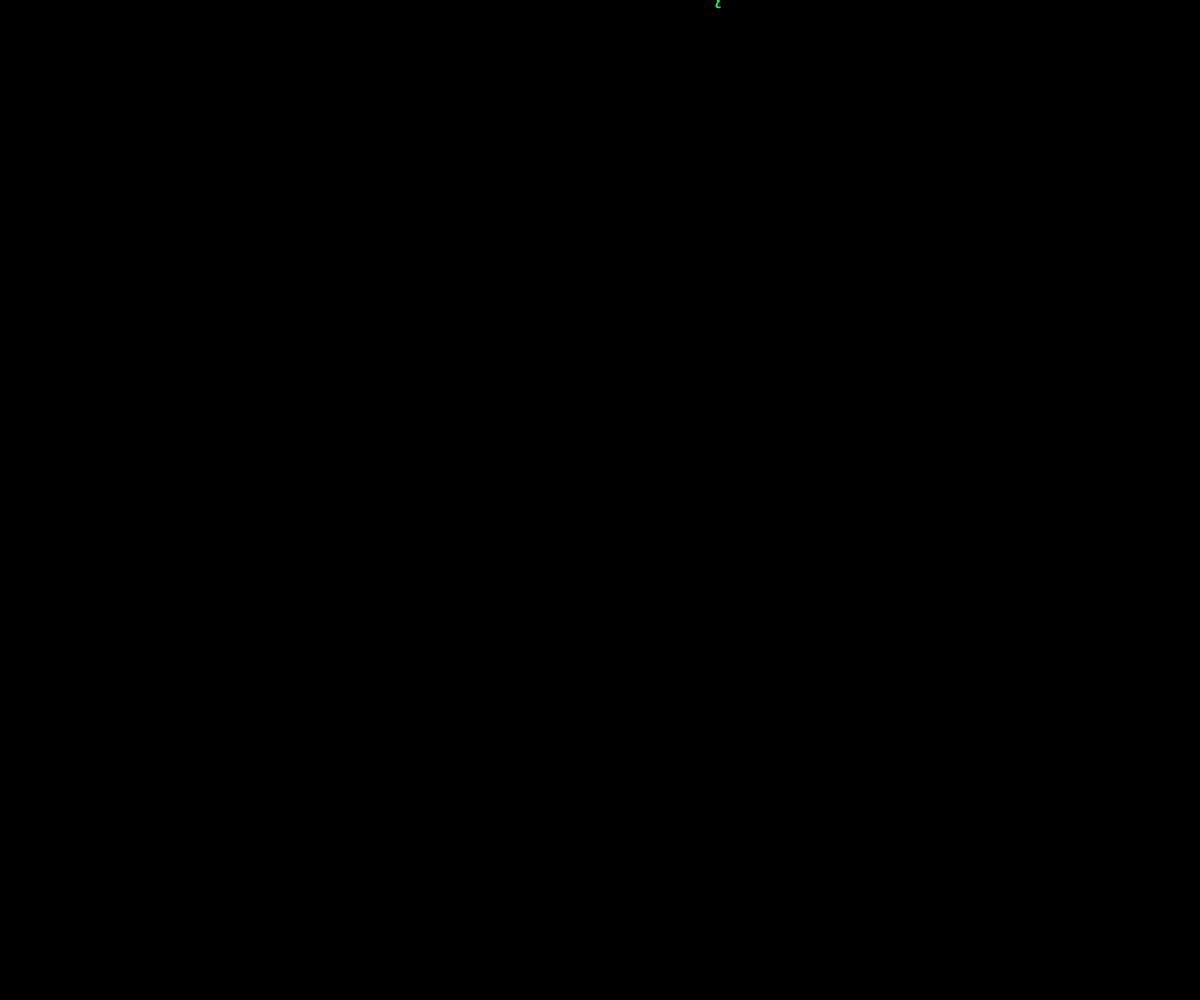
Frame 1 (no input)
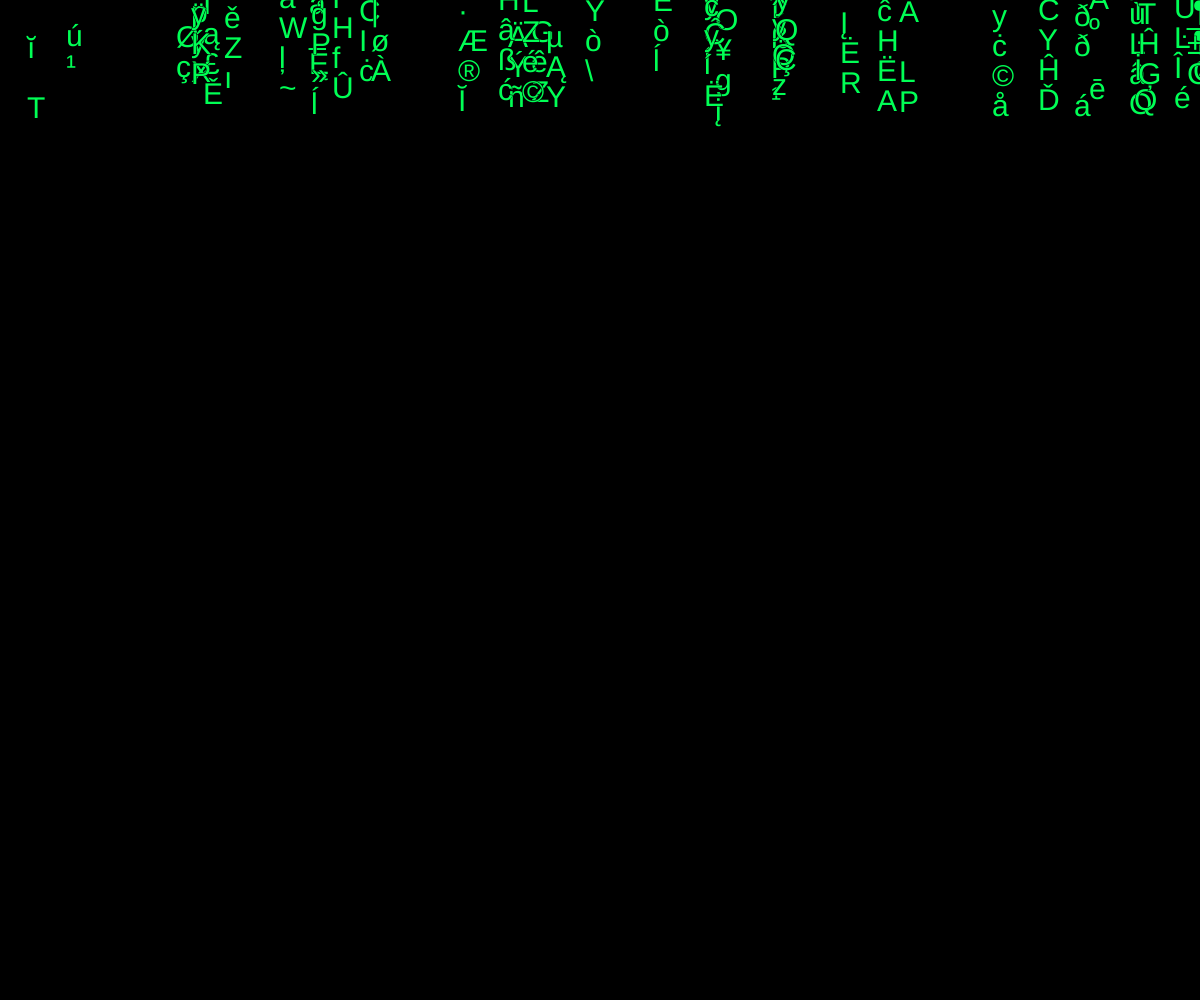
Frame 60 (no input)
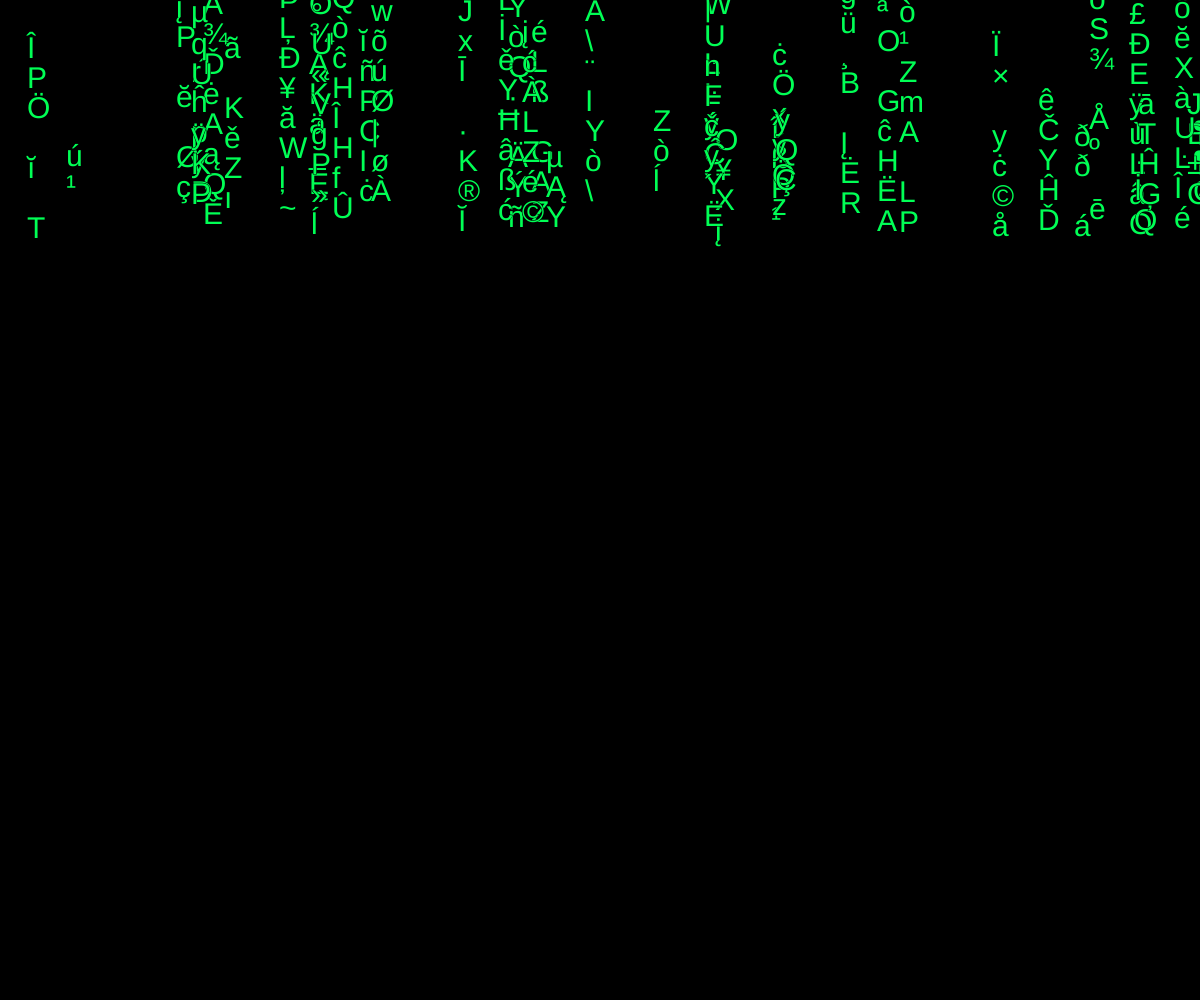
Frame 120 (the mouse pressed at the canvas centre since frame 60)

The p5.js sketch that drew these frames (run headless with seeded random() and noise() and a simulated clock; from frame 60 on, the mouse is pressed at the canvas centre):

// p5.js sketch
// ── sketch.js
var stacks = [];
var number = 40
var letSize = 30;
function setup() {
createCanvas(window.innerWidth, innerHeight);
for (var i = 0; i < number; i++) {
  stacks.push(new Stack(letSize, (i * letSize)));
  stacks[i].buildStack();
}
}

function draw() {
  background(0);
  for (var i = 0; i < stacks.length; i++) {
    stacks[i].render();
  }
  
}

// ── letter.js
function Letter(x,y, letSize){
  this.letter = floor(random(255) + 65);
  this.pos = createVector(x,y);
  this.letSize = letSize;
  
  this.render = function(){
    this.fall();
    if (random(1) < .001) {
      this.letter = floor(random(26) + 65)
    }
    
    stroke(0, 0, 0);
    fill(0, 255, 85)
    textSize(this.letSize);
    text(char(this.letter), this.pos.x, this.pos.y);
  }
  
  this.fall = function(){
    this.pos.y += 2;
  }
  
}
// ── stack.js
function Stack(letSize, shoot) {
  this.letters = [];
  this.shoot = shoot;
  this.len = floor(random(3, 15));
  this.space = random(40);
  this.letSize = letSize;
  
  this.buildStack = function() {
    this.width = floor(random(width))
    console.log(this.letSize);
    for (var i = 0; i < this.len; i++) {
      this.letters.push(new Letter(this.width, -(this.letSize * i) - this.space, this.letSize));
    }
  }
  
  this.render = function() {
    for (var i = 0; i < this.letters.length; i++) {
      this.letters[i].render();
    }
    if (this.letters[(this.len - 1)].pos.y >= height + this.letSize) {
      console.log("here");
      this.letters = [];
      this.buildStack();
    }
  }
  
}
